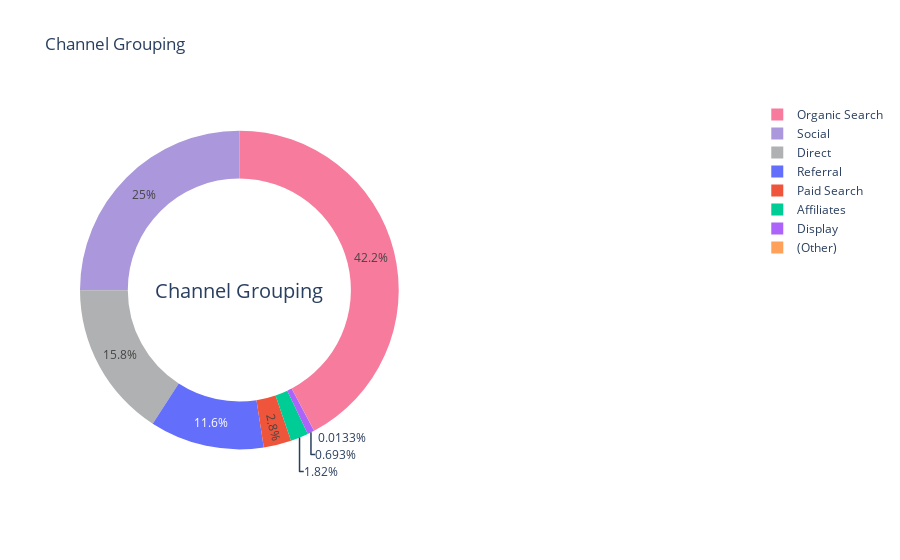

The notebook cell this image was saved under:
### Code cell
t = train['channelGrouping'].value_counts()
values1 = t.values
index1 = t.index
domain1 = {'x': [0.2, 0.50], 'y': [0.0, 0.33]}
fig = {
  "data": [
    {
      "values": values1,
      "labels": index1,
      "domain": {"x": [0, .48]},
    "marker" : dict(colors=["#f77b9c" ,'#ab97db',  '#b0b1b2']),
      "name": "Channel Grouping",
      "hoverinfo":"label+percent+name",
      "hole": .7,
      "type": "pie"
    }
   ],
  "layout": {"title":"Channel Grouping",
      "annotations": [
            {
                "font": {
                    "size": 20
                },
                "showarrow": False,
                "text": "Channel Grouping",
                "x": 0.11,
                "y": 0.5
            }
        ]
    }
}
iplot(fig)

### Figure 1 — Plotly figure (JSON) as saved in the notebook; plotly's stock layout.template omitted (floating-point values rounded to 4 significant figures)
{"data": [{"domain": {"x": [0, 0.48]}, "hole": 0.7, "hoverinfo": "label+percent+name", "labels": ["Organic Search", "Social", "Direct", "Referral", "Paid Search", "Affiliates", "Display", "(Other)"], "marker": {"colors": ["#f77b9c", "#ab97db", "#b0b1b2"]}, "name": "Channel Grouping", "type": "pie", "values": [381561, 226117, 143026, 104838, 25326, 16403, 6262, 120]}], "layout": {"annotations": [{"font": {"size": 20}, "showarrow": false, "text": "Channel Grouping", "x": 0.11, "y": 0.5}], "title": {"text": "Channel Grouping"}}}
